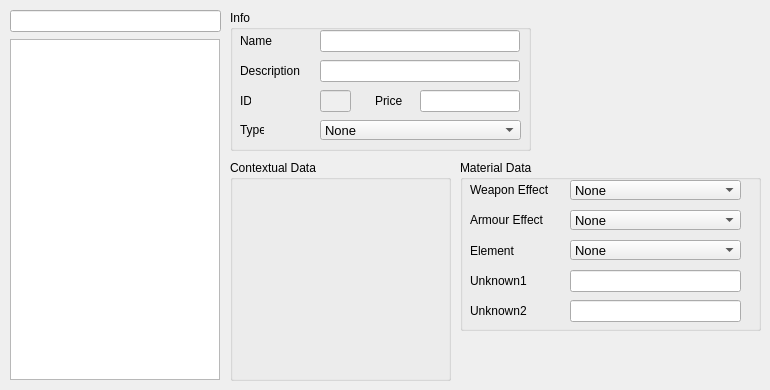
      <widget class="QWidget" name="general_items_tab">
       <attribute name="title">
        <string>Items</string>
       </attribute>
       <widget class="QTableView" name="item_tableView">
        <property name="geometry">
         <rect>
          <x>10</x>
          <y>39</y>
          <width>210</width>
          <height>341</height>
         </rect>
        </property>
        <property name="wordWrap">
         <bool>false</bool>
        </property>
       </widget>
       <widget class="QGroupBox" name="item_info_groupBox">
        <property name="geometry">
         <rect>
          <x>230</x>
          <y>10</y>
          <width>301</width>
          <height>141</height>
         </rect>
        </property>
        <property name="title">
         <string>Info</string>
        </property>
        <widget class="QLabel" name="item_name_label">
         <property name="geometry">
          <rect>
           <x>10</x>
           <y>20</y>
           <width>32</width>
           <height>22</height>
          </rect>
         </property>
         <property name="text">
          <string>Name</string>
         </property>
        </widget>
        <widget class="QLineEdit" name="item_name_lineEdit">
         <property name="geometry">
          <rect>
           <x>90</x>
           <y>20</y>
           <width>200</width>
           <height>22</height>
          </rect>
         </property>
         <property name="toolTip">
          <string>The item's name</string>
         </property>
        </widget>
        <widget class="QLabel" name="item_description_label">
         <property name="geometry">
          <rect>
           <x>10</x>
           <y>50</y>
           <width>60</width>
           <height>22</height>
          </rect>
         </property>
         <property name="text">
          <string>Description</string>
         </property>
        </widget>
        <widget class="QLabel" name="item_id_label">
         <property name="geometry">
          <rect>
           <x>10</x>
           <y>80</y>
           <width>11</width>
           <height>22</height>
          </rect>
         </property>
         <property name="text">
          <string>ID</string>
         </property>
        </widget>
        <widget class="QLineEdit" name="item_description_lineEdit">
         <property name="geometry">
          <rect>
           <x>90</x>
           <y>50</y>
           <width>200</width>
           <height>22</height>
          </rect>
         </property>
         <property name="toolTip">
          <string>The item's description</string>
         </property>
        </widget>
        <widget class="QLineEdit" name="item_id_lineEdit">
         <property name="enabled">
          <bool>false</bool>
         </property>
         <property name="geometry">
          <rect>
           <x>90</x>
           <y>80</y>
           <width>31</width>
           <height>22</height>
          </rect>
         </property>
         <property name="toolTip">
          <string>The item's internal ID; no point in changing, so field is disabled</string>
         </property>
        </widget>
        <widget class="QLabel" name="item_type_label">
         <property name="geometry">
          <rect>
           <x>10</x>
           <y>110</y>
           <width>24</width>
           <height>20</height>
          </rect>
         </property>
         <property name="text">
          <string>Type</string>
         </property>
        </widget>
        <widget class="QComboBox" name="item_type_combo">
         <property name="geometry">
          <rect>
           <x>90</x>
           <y>110</y>
           <width>201</width>
           <height>20</height>
          </rect>
         </property>
         <property name="font">
          <font>
           <family>MS UI Gothic</family>
           <pointsize>10</pointsize>
          </font>
         </property>
         <property name="toolTip">
          <string>The item's category; unsure how important this actually is for the game's engine</string>
         </property>
         <item>
          <property name="text">
           <string>None</string>
          </property>
         </item>
         <item>
          <property name="text">
           <string>Key Items</string>
          </property>
         </item>
         <item>
          <property name="text">
           <string>Recovery Items</string>
          </property>
         </item>
         <item>
          <property name="text">
           <string>Trait Coins</string>
          </property>
         </item>
         <item>
          <property name="text">
           <string>Spirit Coins</string>
          </property>
         </item>
         <item>
          <property name="text">
           <string>Meats</string>
          </property>
         </item>
         <item>
          <property name="text">
           <string>Seeds</string>
          </property>
         </item>
         <item>
          <property name="text">
           <string>Fruits</string>
          </property>
         </item>
         <item>
          <property name="text">
           <string>Veggies</string>
          </property>
         </item>
         <item>
          <property name="text">
           <string>Shields</string>
          </property>
         </item>
         <item>
          <property name="text">
           <string>Accessories</string>
          </property>
         </item>
         <item>
          <property name="text">
           <string>Materials</string>
          </property>
         </item>
         <item>
          <property name="text">
           <string>Mystery Items</string>
          </property>
         </item>
         <item>
          <property name="text">
           <string>Eggs</string>
          </property>
         </item>
         <item>
          <property name="text">
           <string>Summons/Wisdoms</string>
          </property>
         </item>
         <item>
          <property name="text">
           <string>Special</string>
          </property>
         </item>
        </widget>
        <widget class="QLabel" name="item_price_label">
         <property name="geometry">
          <rect>
           <x>145</x>
           <y>80</y>
           <width>31</width>
           <height>22</height>
          </rect>
         </property>
         <property name="text">
          <string>Price</string>
         </property>
        </widget>
        <widget class="QLineEdit" name="item_price_lineEdit">
         <property name="geometry">
          <rect>
           <x>190</x>
           <y>80</y>
           <width>100</width>
           <height>22</height>
          </rect>
         </property>
         <property name="toolTip">
          <string>The item's buy price</string>
         </property>
        </widget>
       </widget>
       <widget class="QGroupBox" name="groupBox_9">
        <property name="geometry">
         <rect>
          <x>230</x>
          <y>160</y>
          <width>221</width>
          <height>221</height>
         </rect>
        </property>
        <property name="title">
         <string>Contextual Data</string>
        </property>
       </widget>
       <widget class="QGroupBox" name="groupBox_14">
        <property name="enabled">
         <bool>true</bool>
        </property>
        <property name="geometry">
         <rect>
          <x>460</x>
          <y>160</y>
          <width>301</width>
          <height>171</height>
         </rect>
        </property>
        <property name="title">
         <string>Material Data</string>
        </property>
        <widget class="QLabel" name="material_element_label">
         <property name="geometry">
          <rect>
           <x>10</x>
           <y>80</y>
           <width>71</width>
           <height>22</height>
          </rect>
         </property>
         <property name="text">
          <string>Element</string>
         </property>
        </widget>
        <widget class="QLabel" name="material_effect_label">
         <property name="geometry">
          <rect>
           <x>10</x>
           <y>20</y>
           <width>81</width>
           <height>20</height>
          </rect>
         </property>
         <property name="text">
          <string>Weapon Effect</string>
         </property>
        </widget>
        <widget class="QComboBox" name="material_effectW_combo">
         <property name="geometry">
          <rect>
           <x>110</x>
           <y>20</y>
           <width>171</width>
           <height>20</height>
          </rect>
         </property>
         <property name="font">
          <font>
           <family>MS UI Gothic</family>
           <pointsize>10</pointsize>
          </font>
         </property>
         <property name="toolTip">
          <string>&lt;html&gt;&lt;head/&gt;&lt;body&gt;&lt;p&gt;The item's category; unsure how important this actually is for the game's engine&lt;/p&gt;&lt;/body&gt;&lt;/html&gt;</string>
         </property>
         <item>
          <property name="text">
           <string>None</string>
          </property>
         </item>
         <item>
          <property name="text">
           <string>Key Items</string>
          </property>
         </item>
         <item>
          <property name="text">
           <string>Recovery Items</string>
          </property>
         </item>
         <item>
          <property name="text">
           <string>Trait Coins</string>
          </property>
         </item>
         <item>
          <property name="text">
           <string>Spirit Coins</string>
          </property>
         </item>
         <item>
          <property name="text">
           <string>Meats</string>
          </property>
         </item>
         <item>
          <property name="text">
           <string>Seeds</string>
          </property>
         </item>
         <item>
          <property name="text">
           <string>Fruits</string>
          </property>
         </item>
         <item>
          <property name="text">
           <string>Veggies</string>
          </property>
         </item>
         <item>
          <property name="text">
           <string>Shields</string>
          </property>
         </item>
         <item>
          <property name="text">
           <string>Accessories</string>
          </property>
         </item>
         <item>
          <property name="text">
           <string>Materials</string>
          </property>
         </item>
         <item>
          <property name="text">
           <string>Mystery Items</string>
          </property>
         </item>
         <item>
          <property name="text">
           <string>Eggs</string>
          </property>
         </item>
         <item>
          <property name="text">
           <string>Summons/Wisdoms</string>
          </property>
         </item>
         <item>
          <property name="text">
           <string>Special</string>
          </property>
         </item>
        </widget>
        <widget class="QLabel" name="material_effect_label_2">
         <property name="geometry">
          <rect>
           <x>10</x>
           <y>50</y>
           <width>81</width>
           <height>20</height>
          </rect>
         </property>
         <property name="text">
          <string>Armour Effect</string>
         </property>
        </widget>
        <widget class="QComboBox" name="material_effectA_combo">
         <property name="geometry">
          <rect>
           <x>110</x>
           <y>50</y>
           <width>171</width>
           <height>20</height>
          </rect>
         </property>
         <property name="font">
          <font>
           <family>MS UI Gothic</family>
           <pointsize>10</pointsize>
          </font>
         </property>
         <property name="toolTip">
          <string>&lt;html&gt;&lt;head/&gt;&lt;body&gt;&lt;p&gt;The item's category; unsure how important this actually is for the game's engine&lt;/p&gt;&lt;/body&gt;&lt;/html&gt;</string>
         </property>
         <item>
          <property name="text">
           <string>None</string>
          </property>
         </item>
         <item>
          <property name="text">
           <string>Key Items</string>
          </property>
         </item>
         <item>
          <property name="text">
           <string>Recovery Items</string>
          </property>
         </item>
         <item>
          <property name="text">
           <string>Trait Coins</string>
          </property>
         </item>
         <item>
          <property name="text">
           <string>Spirit Coins</string>
          </property>
         </item>
         <item>
          <property name="text">
           <string>Meats</string>
          </property>
         </item>
         <item>
          <property name="text">
           <string>Seeds</string>
          </property>
         </item>
         <item>
          <property name="text">
           <string>Fruits</string>
          </property>
         </item>
         <item>
          <property name="text">
           <string>Veggies</string>
          </property>
         </item>
         <item>
          <property name="text">
           <string>Shields</string>
          </property>
         </item>
         <item>
          <property name="text">
           <string>Accessories</string>
          </property>
         </item>
         <item>
          <property name="text">
           <string>Materials</string>
          </property>
         </item>
         <item>
          <property name="text">
           <string>Mystery Items</string>
          </property>
         </item>
         <item>
          <property name="text">
           <string>Eggs</string>
          </property>
         </item>
         <item>
          <property name="text">
           <string>Summons/Wisdoms</string>
          </property>
         </item>
         <item>
          <property name="text">
           <string>Special</string>
          </property>
         </item>
        </widget>
        <widget class="QComboBox" name="material_element_combo">
         <property name="geometry">
          <rect>
           <x>110</x>
           <y>80</y>
           <width>171</width>
           <height>20</height>
          </rect>
         </property>
         <property name="font">
          <font>
           <family>MS UI Gothic</family>
           <pointsize>10</pointsize>
          </font>
         </property>
         <property name="toolTip">
          <string>&lt;html&gt;&lt;head/&gt;&lt;body&gt;&lt;p&gt;The item's category; unsure how important this actually is for the game's engine&lt;/p&gt;&lt;/body&gt;&lt;/html&gt;</string>
         </property>
         <item>
          <property name="text">
           <string>None</string>
          </property>
         </item>
         <item>
          <property name="text">
           <string>Key Items</string>
          </property>
         </item>
         <item>
          <property name="text">
           <string>Recovery Items</string>
          </property>
         </item>
         <item>
          <property name="text">
           <string>Trait Coins</string>
          </property>
         </item>
         <item>
          <property name="text">
           <string>Spirit Coins</string>
          </property>
         </item>
         <item>
          <property name="text">
           <string>Meats</string>
          </property>
         </item>
         <item>
          <property name="text">
           <string>Seeds</string>
          </property>
         </item>
         <item>
          <property name="text">
           <string>Fruits</string>
          </property>
         </item>
         <item>
          <property name="text">
           <string>Veggies</string>
          </property>
         </item>
         <item>
          <property name="text">
           <string>Shields</string>
          </property>
         </item>
         <item>
          <property name="text">
           <string>Accessories</string>
          </property>
         </item>
         <item>
          <property name="text">
           <string>Materials</string>
          </property>
         </item>
         <item>
          <property name="text">
           <string>Mystery Items</string>
          </property>
         </item>
         <item>
          <property name="text">
           <string>Eggs</string>
          </property>
         </item>
         <item>
          <property name="text">
           <string>Summons/Wisdoms</string>
          </property>
         </item>
         <item>
          <property name="text">
           <string>Special</string>
          </property>
         </item>
        </widget>
        <widget class="QLabel" name="material_unknown1_label">
         <property name="geometry">
          <rect>
           <x>10</x>
           <y>110</y>
           <width>61</width>
           <height>22</height>
          </rect>
         </property>
         <property name="text">
          <string>Unknown1</string>
         </property>
        </widget>
        <widget class="QLabel" name="material_unknown2_label">
         <property name="geometry">
          <rect>
           <x>10</x>
           <y>140</y>
           <width>60</width>
           <height>22</height>
          </rect>
         </property>
         <property name="text">
          <string>Unknown2</string>
         </property>
        </widget>
        <widget class="QLineEdit" name="material_description_lineEdit">
         <property name="geometry">
          <rect>
           <x>110</x>
           <y>110</y>
           <width>171</width>
           <height>22</height>
          </rect>
         </property>
         <property name="toolTip">
          <string>The item's description</string>
         </property>
        </widget>
        <widget class="QLineEdit" name="material_name_lineEdit">
         <property name="geometry">
          <rect>
           <x>110</x>
           <y>140</y>
           <width>171</width>
           <height>22</height>
          </rect>
         </property>
         <property name="toolTip">
          <string>The item's name</string>
         </property>
        </widget>
       </widget>
       <widget class="QLineEdit" name="item_search_lineEdit">
        <property name="geometry">
         <rect>
          <x>10</x>
          <y>10</y>
          <width>211</width>
          <height>22</height>
         </rect>
        </property>
        <property name="toolTip">
         <string>Search bar</string>
        </property>
       </widget>
      </widget>
